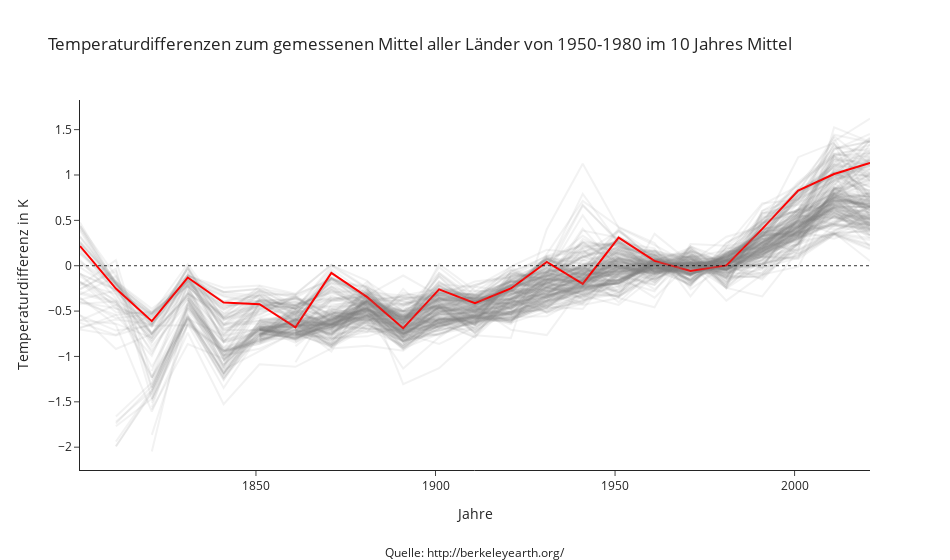

The code cell stored with this chart in its notebook:
### Markdown cell above
Die Globale Temperatur nimmt zu. Dies ist ein Fakt, der jedem bewusst ist. Wie sieht die Zunahme der Temperatur von der Schweiz und der übrigen Ländern aus?

### Code cell
def lineplot_swiss_global_temp(data):
    data = data.copy()
    
    data = data.pivot_table(index='date', columns='country', values='temperature')
    data.index = pd.to_datetime(data.index)
    
    data = data.loc['1800':]
    data = data.resample('10Y').mean()
            
    fig = go.Figure()
    
    for column in data.columns:
        if column != 'Switzerland':
            fig.add_trace(go.Scatter(x=data.index,
                                     y=data[column], 
                                     name=column,
                                     line=dict(color='grey'),
                                     opacity=0.1)
                         )
        else:
            fig.add_trace(go.Scatter(x=data.index,
                                     y=data[column],
                                     name=column, 
                                     line=dict(color='red',
                                               width=2)
                                    )
                         )
    fig.add_trace(go.Scatter(x=data.index,
                             y=[0 for i in range(data.shape[0])],
                             name='Mittelwert von 1950-1980',
                             line=dict(color='black', 
                                       dash='dot',
                                       width=1),
                             opacity=0.8)
                  
                 )
    
    fig.update_layout(template='simple_white',
                      title='Temperaturdifferenzen zum gemessenen Mittel aller Länder von 1950-1980 im 10 Jahres Mittel',
                      xaxis_title='Jahre',
                      yaxis_title='Temperaturdifferenz in K',
                      showlegend=False
                     )
    
    fig.update_layout(width=950,
                    margin_b=90, 
                    annotations = [dict(xref='paper',
                                        yref='paper',
                                        x=0.5, y=-0.25,
                                        showarrow=False,
                                        text ='Quelle: http://berkeleyearth.org/')])
                      

    fig.show()
    
    
lineplot_swiss_global_temp(temp_data)
